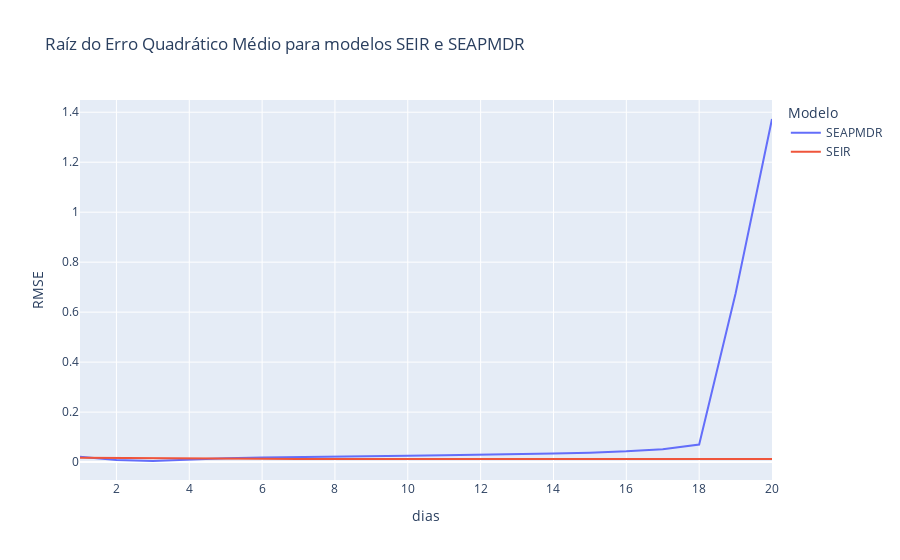

Write notebook code for a chart like this one.
### Markdown cell above
### Visualização dos resultados 

O gráfico a seguir fornece uma visualização de como os resíduos de ambos os modelos se comportam com o aumento do número de dias da previsão. 

Conforme se pode pode observar na figura, ambos os modelos tem resultados bastante parecidos nos primeiros dias. Porém, o modelo original (SEIR) tende a manter resíduos significativamente menores do que o modelo modificado (SEAPMDR) a partir do 18º dia, quando o resíduo desse segundo modelo aumenta em mais de uma ordem de grandeza.

### Code cell
performance_best = performance.loc[performance.scenario=="best",:]
performance_best = performance_best.loc[performance.days<np.int64(21),:]

fig = px.line(
    performance_best,
    x="days",
    y="rmse",
    color="model",
    title="Raíz do Erro Quadrático Médio para modelos SEIR e SEAPMDR",
    labels={
        "model": "Modelo",
        "days": "dias",
        "rmse": "RMSE",
    }
)

fig.show()

### Figure 1 — Plotly figure (JSON) as saved in the notebook; plotly's stock layout.template omitted (floating-point values rounded to 4 significant figures)
{"data": [{"hovertemplate": "Modelo=SEAPMDR<br>dias=%{x}<br>RMSE=%{y}<extra></extra>", "legendgroup": "SEAPMDR", "line": {"color": "#636efa", "dash": "solid"}, "mode": "lines", "name": "SEAPMDR", "orientation": "v", "showlegend": true, "type": "scatter", "x": [1, 2, 3, 4, 5, 6, 7, 8, 9, 10, 11, 12, 13, 14, 15, 16, 17, 18, 19, 20], "xaxis": "x", "y": [0.02154, 0.008567, 0.00436, 0.01038, 0.01527, 0.01873, 0.02117, 0.02298, 0.02446, 0.02584, 0.0273, 0.029, 0.03112, 0.03387, 0.03761, 0.04301, 0.05171, 0.06998, 0.6747, 1.373], "yaxis": "y"}, {"hovertemplate": "Modelo=SEIR<br>dias=%{x}<br>RMSE=%{y}<extra></extra>", "legendgroup": "SEIR", "line": {"color": "#EF553B", "dash": "solid"}, "mode": "lines", "name": "SEIR", "orientation": "v", "showlegend": true, "type": "scatter", "x": [1, 2, 3, 4, 5, 6, 7, 8, 9, 10, 11, 12, 13, 14, 15, 16, 17, 18, 19, 20], "xaxis": "x", "y": [0.01764, 0.01626, 0.01515, 0.01427, 0.01357, 0.01303, 0.01261, 0.0123, 0.01207, 0.01192, 0.01182, 0.01178, 0.01179, 0.01183, 0.0119, 0.01199, 0.01211, 0.01224, 0.01238, 0.01254], "yaxis": "y"}], "layout": {"legend": {"title": {"text": "Modelo"}, "tracegroupgap": 0}, "title": {"text": "Raíz do Erro Quadrático Médio para modelos SEIR e SEAPMDR"}, "xaxis": {"anchor": "y", "domain": [0, 1], "title": {"text": "dias"}}, "yaxis": {"anchor": "x", "domain": [0, 1], "title": {"text": "RMSE"}}}}
